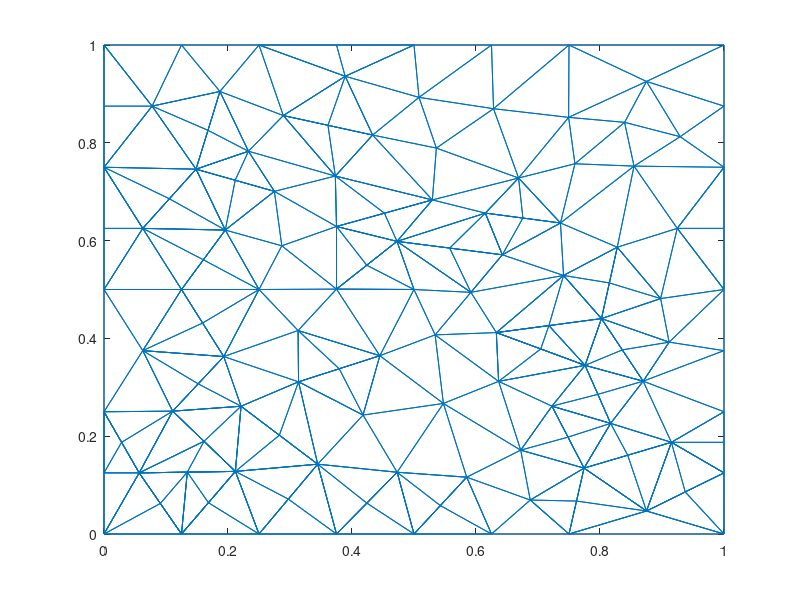

The MATLAB script that drew this image:
nodes = [0,0;
1,0;
1,1;
0,1;
0.5,0.5;
0,0.5;
0.0625,0.625;
0.25,0.5;
0,0.25;
0.5,0;
0,0.75;
0.125,0.5;
0.5,1;
0.433275,0.815849;
0.148437,0.746094;
0.195626,0.621564;
0.529625,0.683244;
0.375,0.628853;
0.25,1;
0.373136,0.732013;
0.286769,0.589388;
0.375,0.500839;
0.27482,0.700717;
0.313771,0.311229;
0.313066,0.416148;
0.0625,0.375;
0.193152,0.362881;
0.25,0;
0.221019,0.261294;
0.110735,0.251224;
0.0567566,0.125;
0.289186,0.855722;
0.0775596,0.875;
0.232942,0.782767;
0.125,1;
0.186981,0.904974;
0.344656,0.142753;
0.125,0;
0.472573,0.598451;
0.924569,0.625;
0.38898,0.936063;
0.211891,0.128028;
0.375,0;
0.547402,0.26699;
0.444875,0.364572;
0.417838,0.243238;
0.47281,0.126311;
0.625,0;
0.75,0;
0.536065,0.78923;
0.75,1;
1,0.5;
0.6875,0.0694813;
0.585002,0.116209;
0.625,1;
0.642467,0.570984;
0.508074,0.892911;
1,0.25;
0.668679,0.727983;
0.749387,0.852019;
0.628269,0.869741;
0.736262,0.636012;
0.802373,0.440498;
0.82784,0.586474;
0.741191,0.528744;
0.632806,0.411914;
0.615033,0.656252;
0.854872,0.752318;
0.534065,0.407201;
1,0.75;
0.875,0.925491;
0.897806,0.481478;
1,0.375;
0.591791,0.494234;
0.722482,0.261441;
0.67209,0.171457;
0.774275,0.134747;
1,0.875;
0.839631,0.841845;
0.759557,0.757126;
0.92931,0.8125;
0.869619,0.3125;
0.875,0.0470411;
0.911511,0.392352;
0.775933,0.344943;
0.817138,0.226203;
1,0.125;
0.915154,0.1875;
0.63646,0.312134;
0.748378,0.198094;
0.160313,0.560782;
0,0.625;
0.379323,0.337901;
0.105469,0.685547;
0.452312,0.656049;
0.211629,0.723405;
0,0.875;
0.361231,0.835786;
0.159076,0.431441;
0.423787,0.549645;
0.282837,0.202024;
0,0.125;
0.0283783,0.1875;
0.161313,0.189626;
0.134324,0.126514;
0.168445,0.0640138;
0.151944,0.307053;
0.297328,0.0713766;
0.423905,0.0631556;
0.167709,0.825534;
0.0908783,0.0625;
0.375,1;
0.55752,0.584718;
0.542501,0.0581045;
0.815107,0.513486;
0.675647,0.646132;
0.835996,0.376499;
0.71759,0.426206;
0.70437,0.378429;
1,0.625;
0.762137,0.0673734;
0.9375,0.0860206;
1,0.1875;
0.796535,0.285573;
0.844714,0.161123;
];
triangles = [77,75,76;
12,6,26;
16,12,8;
11,6,7;
24,45,25;
25,22,8;
24,27,29;
12,7,6;
6,9,26;
42,38,28;
14,17,50;
7,15,11;
18,17,20;
21,16,8;
25,45,22;
23,15,16;
15,23,34;
15,7,16;
15,33,11;
50,57,14;
12,16,7;
18,21,22;
35,36,19;
4,11,33;
14,20,17;
14,32,20;
23,18,20;
17,18,39;
41,57,13;
59,50,17;
22,21,8;
32,14,41;
12,27,8;
39,22,5;
16,21,23;
18,23,21;
24,25,27;
37,29,42;
27,12,26;
46,24,37;
9,1,31;
8,27,25;
26,9,30;
29,37,24;
42,30,31;
30,27,26;
28,37,42;
9,31,30;
27,30,29;
47,43,10;
45,24,46;
36,15,34;
20,32,34;
35,4,33;
20,34,23;
34,32,36;
15,36,33;
36,35,33;
19,36,32;
47,46,37;
22,39,18;
38,31,1;
39,5,74;
85,66,89;
13,57,55;
13,19,41;
19,32,41;
30,42,29;
42,31,38;
48,49,53;
37,28,43;
68,64,40;
44,89,69;
22,45,5;
43,47,37;
44,45,46;
44,47,54;
44,46,47;
48,53,54;
39,56,67;
59,17,67;
54,10,48;
71,51,60;
55,57,61;
41,14,57;
84,52,72;
50,61,57;
2,83,49;
63,64,65;
10,54,47;
60,61,59;
67,62,59;
59,61,50;
62,64,68;
82,63,85;
74,65,56;
54,53,76;
68,80,62;
61,51,55;
68,40,70;
61,60,51;
65,62,56;
71,3,51;
66,63,65;
73,82,58;
52,70,40;
72,40,64;
56,39,74;
64,63,72;
45,69,5;
69,89,66;
39,67,17;
62,67,56;
70,78,81;
80,79,60;
44,69,45;
74,69,66;
40,72,52;
65,64,62;
3,71,78;
79,80,68;
88,82,86;
79,71,60;
75,77,86;
84,82,73;
69,74,5;
65,74,66;
44,54,76;
63,82,84;
77,76,53;
76,75,89;
49,77,53;
83,87,88;
68,70,81;
71,79,81;
60,59,80;
62,80,59;
71,81,78;
68,81,79;
87,58,88;
77,49,83;
52,84,73;
63,84,72;
63,66,85;
86,85,75;
88,77,83;
85,86,82;
82,88,58;
87,83,2;
77,88,86;
76,89,44;
85,89,75;
75,90,86;
90,77,86;
75,76,90;
76,77,90;
12,91,7;
91,16,7;
12,8,91;
91,8,16;
11,92,7;
92,6,7;
45,93,46;
93,24,46;
45,25,93;
93,25,24;
15,94,16;
94,7,16;
15,11,94;
94,11,7;
17,95,39;
95,18,39;
17,20,95;
95,20,18;
15,96,34;
96,23,34;
15,16,96;
96,16,23;
4,97,33;
97,11,33;
32,98,41;
98,14,41;
32,20,98;
98,20,14;
27,99,26;
99,12,26;
27,8,99;
99,8,12;
22,100,18;
100,39,18;
22,5,100;
100,5,39;
29,101,24;
101,37,24;
29,42,101;
101,42,37;
31,9,102;
102,1,31;
9,103,30;
103,31,30;
9,102,103;
103,102,31;
30,104,29;
104,42,29;
30,31,104;
31,42,104;
38,42,105;
31,38,105;
42,104,105;
105,104,31;
38,106,105;
106,42,105;
38,28,106;
106,28,42;
27,107,29;
107,30,29;
27,26,107;
107,26,30;
37,108,43;
108,28,43;
37,42,108;
108,42,28;
43,109,37;
109,47,37;
43,10,109;
109,10,47;
15,110,33;
110,36,33;
15,34,110;
110,34,36;
31,111,105;
111,38,105;
31,1,111;
111,1,38;
13,112,41;
112,19,41;
56,113,74;
113,39,74;
56,67,113;
113,67,39;
10,114,47;
114,54,47;
10,48,114;
114,48,54;
64,115,72;
115,63,72;
64,65,115;
115,65,63;
62,116,56;
116,67,56;
62,59,116;
116,59,67;
63,117,84;
117,82,84;
63,85,117;
117,85,82;
63,118,85;
66,85,118;
63,65,118;
118,65,66;
66,119,118;
119,85,118;
66,89,119;
119,89,85;
52,120,40;
120,70,40;
77,121,83;
121,49,83;
77,53,121;
121,53,49;
87,122,2;
122,83,2;
87,88,122;
122,88,83;
87,123,88;
123,58,88;
85,124,82;
124,86,82;
85,75,124;
124,75,86;
77,125,86;
125,88,86;
77,83,125;
125,83,88;
];
figure;trimesh(triangles, nodes(:,1), nodes(:,2));
